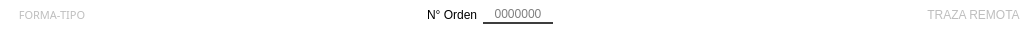
     <widget class="QFrame" name="frame_superior">
      <property name="minimumSize">
       <size>
        <width>0</width>
        <height>30</height>
       </size>
      </property>
      <property name="maximumSize">
       <size>
        <width>16777215</width>
        <height>30</height>
       </size>
      </property>
      <property name="styleSheet">
       <string notr="true">QLabel{
background-color: rgba(0,0,0,0%);
color: red;
font: 75 9pt &quot;Arial Black&quot;;
border:0px;
}


QFrame{
border-top-left-radius: 20px;
border-bottom-left-radius: 20px;
background-color: rgb(255, 255, 255);
}
</string>
      </property>
      <property name="frameShape">
       <enum>QFrame::StyledPanel</enum>
      </property>
      <property name="frameShadow">
       <enum>QFrame::Raised</enum>
      </property>
      <layout class="QHBoxLayout" name="horizontalLayout_8">
       <property name="spacing">
        <number>5</number>
       </property>
       <property name="leftMargin">
        <number>2</number>
       </property>
       <property name="topMargin">
        <number>0</number>
       </property>
       <property name="rightMargin">
        <number>10</number>
       </property>
       <property name="bottomMargin">
        <number>0</number>
       </property>
       <item>
        <widget class="QPushButton" name="btn_menu">
         <property name="enabled">
          <bool>false</bool>
         </property>
         <property name="minimumSize">
          <size>
           <width>100</width>
           <height>30</height>
          </size>
         </property>
         <property name="maximumSize">
          <size>
           <width>16777215</width>
           <height>30</height>
          </size>
         </property>
         <property name="font">
          <font>
           <family>Arial Black</family>
           <pointsize>8</pointsize>
           <weight>10</weight>
           <italic>false</italic>
           <bold>false</bold>
          </font>
         </property>
         <property name="layoutDirection">
          <enum>Qt::LeftToRight</enum>
         </property>
         <property name="styleSheet">
          <string notr="true">QPushButton{
font: 87 8pt &quot;Arial Black&quot;;
	
border-radius:0px;
}

QPushButton:hover{
background-color: qlineargradient(spread:pad, x1:0, y1:0, x2:1, y2:0, stop:0  rgb(12, 185, 107,60%), stop:0.05 rgb(12, 185, 107,60%), stop:0.98 white, stop:1 white);

font: 87 8pt &quot;Arial Black&quot;;

border-top-left-radius: 15px;
border-bottom-left-radius: 15px;

}</string>
         </property>
         <property name="text">
          <string>FORMA-TIPO</string>
         </property>
         <property name="iconSize">
          <size>
           <width>25</width>
           <height>25</height>
          </size>
         </property>
         <property name="autoDefault">
          <bool>false</bool>
         </property>
         <property name="default">
          <bool>false</bool>
         </property>
         <property name="flat">
          <bool>false</bool>
         </property>
        </widget>
       </item>
       <item>
        <spacer name="horizontalSpacer">
         <property name="orientation">
          <enum>Qt::Horizontal</enum>
         </property>
         <property name="sizeHint" stdset="0">
          <size>
           <width>320</width>
           <height>17</height>
          </size>
         </property>
        </spacer>
       </item>
       <item>
        <widget class="QLabel" name="label">
         <property name="maximumSize">
          <size>
           <width>100</width>
           <height>16777215</height>
          </size>
         </property>
         <property name="styleSheet">
          <string notr="true">font: 87 8pt &quot;Arial Black&quot;;
color: black;</string>
         </property>
         <property name="text">
          <string>N° Orden</string>
         </property>
        </widget>
       </item>
       <item>
        <widget class="QLineEdit" name="linea_num_orden">
         <property name="enabled">
          <bool>false</bool>
         </property>
         <property name="maximumSize">
          <size>
           <width>70</width>
           <height>16777215</height>
          </size>
         </property>
         <property name="focusPolicy">
          <enum>Qt::WheelFocus</enum>
         </property>
         <property name="contextMenuPolicy">
          <enum>Qt::NoContextMenu</enum>
         </property>
         <property name="acceptDrops">
          <bool>false</bool>
         </property>
         <property name="styleSheet">
          <string notr="true">QLineEdit{
border: 0px;
color: black;
border-bottom: 2px solid rgb(61,61,61);
font: 75 11pt &quot;Times New Roman&quot;;
}</string>
         </property>
         <property name="inputMethodHints">
          <set>Qt::ImhFormattedNumbersOnly</set>
         </property>
         <property name="maxLength">
          <number>7</number>
         </property>
         <property name="frame">
          <bool>true</bool>
         </property>
         <property name="echoMode">
          <enum>QLineEdit::Normal</enum>
         </property>
         <property name="cursorPosition">
          <number>0</number>
         </property>
         <property name="alignment">
          <set>Qt::AlignCenter</set>
         </property>
         <property name="dragEnabled">
          <bool>false</bool>
         </property>
         <property name="readOnly">
          <bool>false</bool>
         </property>
         <property name="placeholderText">
          <string>0000000</string>
         </property>
         <property name="clearButtonEnabled">
          <bool>false</bool>
         </property>
        </widget>
       </item>
       <item>
        <widget class="QLabel" name="vacio">
         <property name="minimumSize">
          <size>
           <width>200</width>
           <height>0</height>
          </size>
         </property>
         <property name="styleSheet">
          <string notr="true"/>
         </property>
         <property name="text">
          <string/>
         </property>
        </widget>
       </item>
       <item>
        <spacer name="horizontalSpacer_2">
         <property name="orientation">
          <enum>Qt::Horizontal</enum>
         </property>
         <property name="sizeHint" stdset="0">
          <size>
           <width>164</width>
           <height>17</height>
          </size>
         </property>
        </spacer>
       </item>
       <item>
        <widget class="QPushButton" name="btn_traza_remota">
         <property name="enabled">
          <bool>false</bool>
         </property>
         <property name="minimumSize">
          <size>
           <width>90</width>
           <height>0</height>
          </size>
         </property>
         <property name="maximumSize">
          <size>
           <width>16777215</width>
           <height>16777215</height>
          </size>
         </property>
         <property name="layoutDirection">
          <enum>Qt::RightToLeft</enum>
         </property>
         <property name="styleSheet">
          <string notr="true">QPushButton{

font: 87 8pt &quot;Arial Black&quot;;
border-radius:0px;


}

</string>
         </property>
         <property name="text">
          <string>TRAZA REMOTA  </string>
         </property>
         <property name="icon">
          <iconset>
           <normaloff>Icons/gafas.png</normaloff>Icons/gafas.png</iconset>
         </property>
         <property name="iconSize">
          <size>
           <width>25</width>
           <height>25</height>
          </size>
         </property>
         <property name="autoDefault">
          <bool>false</bool>
         </property>
         <property name="default">
          <bool>false</bool>
         </property>
        </widget>
       </item>
      </layout>
     </widget>
